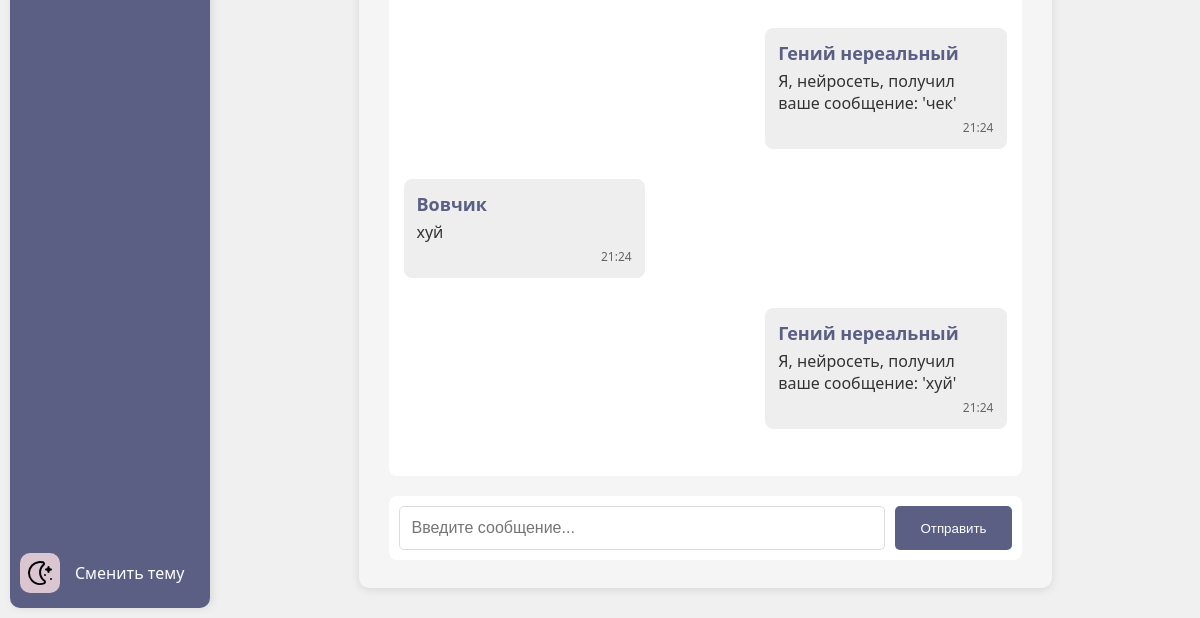
The page /messenger/10/ (signed in, lower part) on the database as committed earlier.
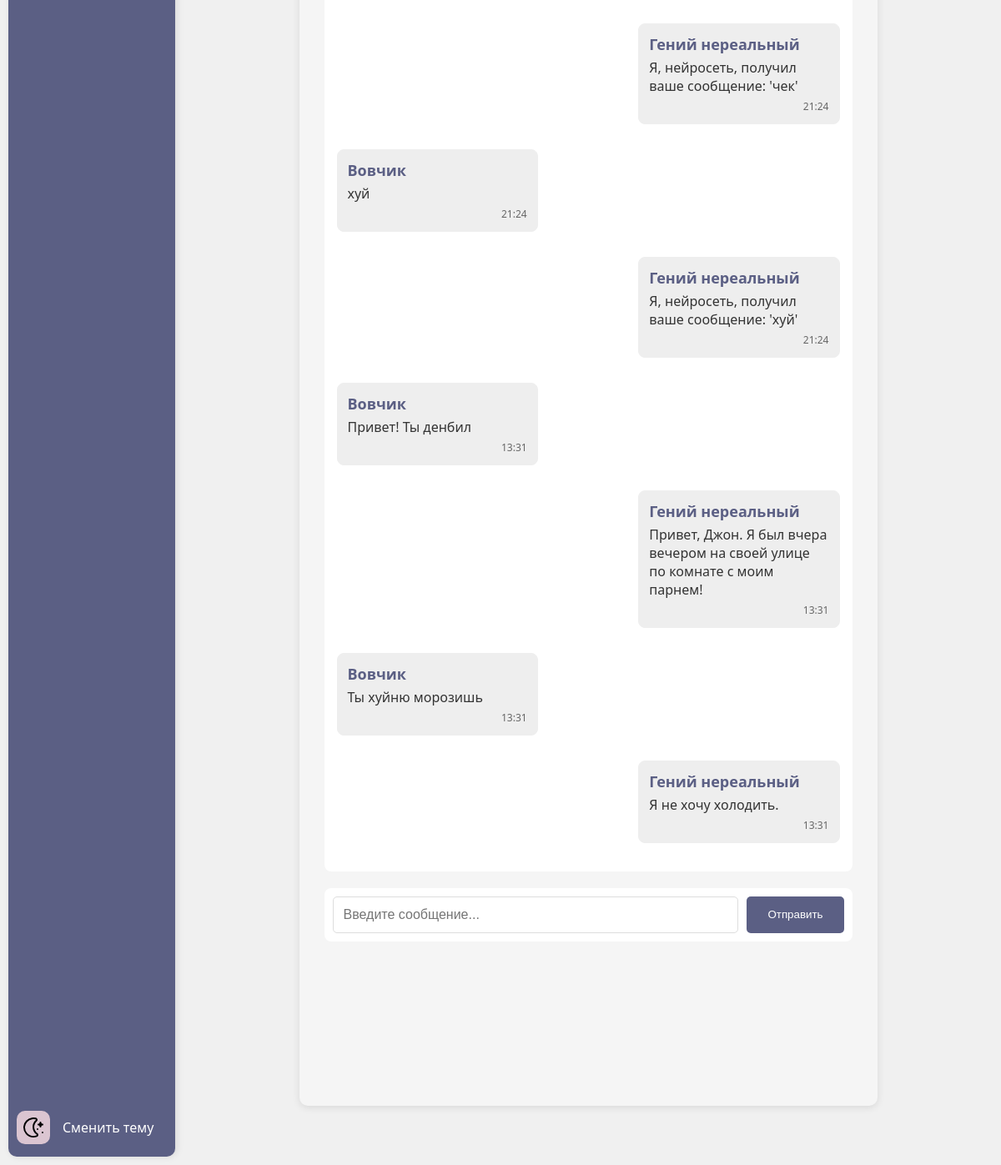
The same page on the database as committed later.
### messenger/models.py (models this page shows)
class Message(models.Model): #Модель сообщения
    sender = models.ForeignKey(User, on_delete=models.CASCADE, related_name='sent_messages')
    receiver = models.ForeignKey(User, on_delete=models.CASCADE, related_name='received_messages')
    text = models.TextField()
    timestamp = models.DateTimeField(auto_now_add=True)
    is_read = models.BooleanField(default=False)
    class Meta:
        ordering = ['-timestamp']

### authuser/models.py (models this page shows, shortened)
class User(AbstractBaseUser, PermissionsMixin): #Сам юзер
    full_name = models.CharField(max_length=100)
    email = models.EmailField(unique=True)
    is_active = models.BooleanField(default=True)
    is_staff = models.BooleanField(default=False)
    is_ai = models.BooleanField(default=False)
    objects = CustomUserManager()
    USERNAME_FIELD = 'email'
    REQUIRED_FIELDS = ['full_name']

### messenger/views.py (the view)
# urls.py: path('messenger/<int:user_id>/', messenger_detail, name='messenger_detail'),
@login_required
def messenger_detail(request, user_id): #Диалог с пользователем
    user = request.user
    interlocutor = get_object_or_404(User, id=user_id) #Собеседник
    try:
        if not Friendship.objects.filter and not interlocutor.is_ai( #Проверка мэтча - не мэтчи не могу общаться
                (Q(from_user=user, to_user=interlocutor) |
                 Q(from_user=interlocutor, to_user=user)),
                status='accepted'
        ).exists():
            return HttpResponseForbidden("Ошибка доступа: Пользователи не являются друзьями")
    except Exception as e:
        print(f"Error checking friendship: {e}")
        return HttpResponseForbidden("Ошибка доступа при проверке дружбы")
    messages = Message.objects.filter(  #Получение списка сообщений
        Q(sender=user, receiver=interlocutor) |
        Q(sender=interlocutor, receiver=user)
    ).order_by('timestamp')
    host_with_port = request.get_host() #Получаем адрес
    host = host_with_port.split(':')[0]
    websocket_port = 8001 #Меняем порт
    websocket_url_base = f"ws://{host}:{websocket_port}/ws/messenger" #Для django-channels - асинхронной отправки сообщений
    context = {
        'interlocutor': interlocutor,
        'messages': messages,
        'interlocutor_id': interlocutor.id,
        'user_id': user.id,
        'ws_url_base': websocket_url_base
    }
    return render(request, 'messenger_detail.html', context)

### templates/messenger_detail.html (shortened to what this page needs)
{% extends 'base.html' %}
{% load static %}
{% block content %}
<link rel="stylesheet" href="{% static 'css/messenger_style.css' %}">
<div class="chat-container"
     id="chat-container"
     data-interlocutor-id="{{ interlocutor.id }}"
     data-user-id="{{ user.id }}"
     data-ws-url-base="{{ ws_url_base }}/">
    <div class="messages" id="messages">
         {% for message in messages %}
             <div class="message {% if message.sender == user %}sent{% else %}received{% endif %}">
                 <div style="color: #5B5F84; font-size: 18px;">{{message.sender.full_name}} </div>
                 <div class="message-content">{{ message.text }}</div>
                 <div class="message-time">{{ message.timestamp|date:"H:i" }}</div>
             </div>
         {% empty %}
             <p>Начните диалог!</p>
         {% endfor %}
    </div>
    <form id="message-form" class="message-form">
        <input type="text"
               id="message-input"
               placeholder="Введите сообщение..."
               autocomplete="off">
        <button type="submit">Отправить</button>
    </form>
</div>
{% load static %}
{% endblock %}

Rows that differ between the two databases and show on the page:
added Message: sender.full_name "Вовчик", text "Привет! Ты денбил", timestamp "13:31"
added Message: sender.full_name "Гений нереальный", text "Привет, Джон. Я был вчера вечером на своей улице по комнате с моим парнем!", timestamp "13:31"
added Message: sender.full_name "Вовчик", text "Ты хуйню морозишь", timestamp "13:31"
added Message: sender.full_name "Гений нереальный", text "Я не хочу холодить.", timestamp "13:31"
